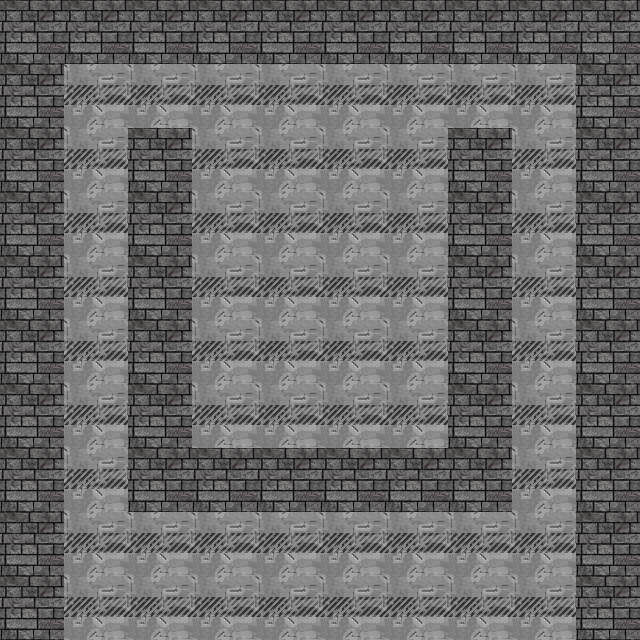

This is a level from a 2D game, rendered from its Tiled map with the project's own tilesets. A one-line summary and the map file follow, with tile-layer data summarised:
An orthogonal 10x10 tile map with 64x64 px tiles, 3 tile layers (Background, Dynamic_Obstacles, Walls).

<map version="1.0" orientation="orthogonal" renderorder="right-down" width="10" height="10" tilewidth="64" tileheight="64" nextobjectid="1">
 <tileset firstgid="1" name="64pxTileSet" tilewidth="64" tileheight="64">
  <image source="../64pxTileSet.png" width="1472" height="128" />
 </tileset>
 <layer name="Background" width="10" height="10">
  <data>[100 cells, 100 non-empty, 1 distinct tile ids]</data>
 </layer>
 <layer name="Dynamic_Obstacles" width="10" height="10">
  <data>[100 cells, 0 non-empty, 0 distinct tile ids]</data>
 </layer>
 <layer name="Walls" width="10" height="10">
  <data>[100 cells, 44 non-empty, 1 distinct tile ids]</data>
 </layer>
</map>
